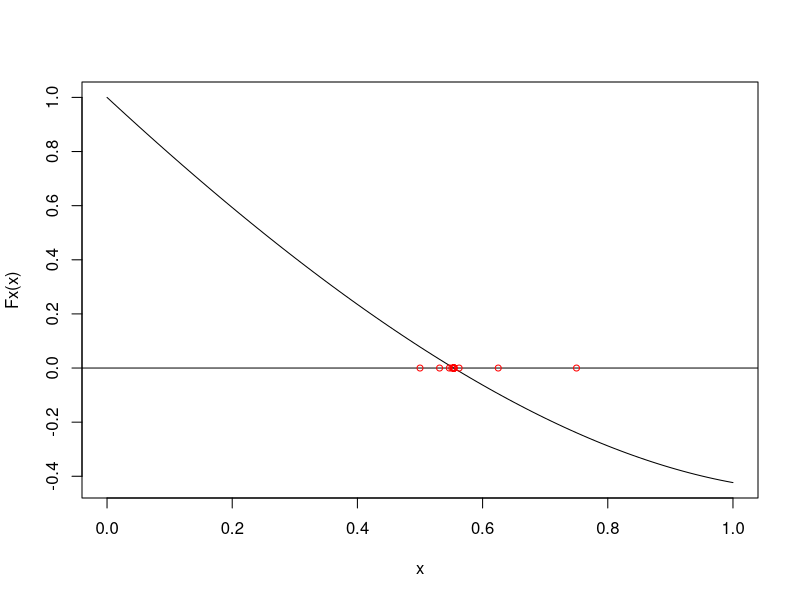

Here is the R script that generated this plot:
funcBiseccion<-function(a,b){
  Fx <- function(x) exp(x) -pi*x
  x<-seq(a,b,0.01)
  plot(x,Fx(x),type="l")
  abline(h=0)
  i<-0
  x<-b
  c<-abs(a-b)/2
  while (c > 1.e-8)
  {
    if (Fx(x) == 0) break
    if (Fx(x)*Fx(a) < 0) b <- x 
    else {a <- x}
    i<-i+1
    x<-(a+b)/2
    c<-abs(a-b)/2
    points(x,0, cex = .8, col = "red")
    cat("Solucion=",x,"\t Error=",c,"\t Iteracion=",i,"\n")
  }
}
funcBiseccion(0,1)